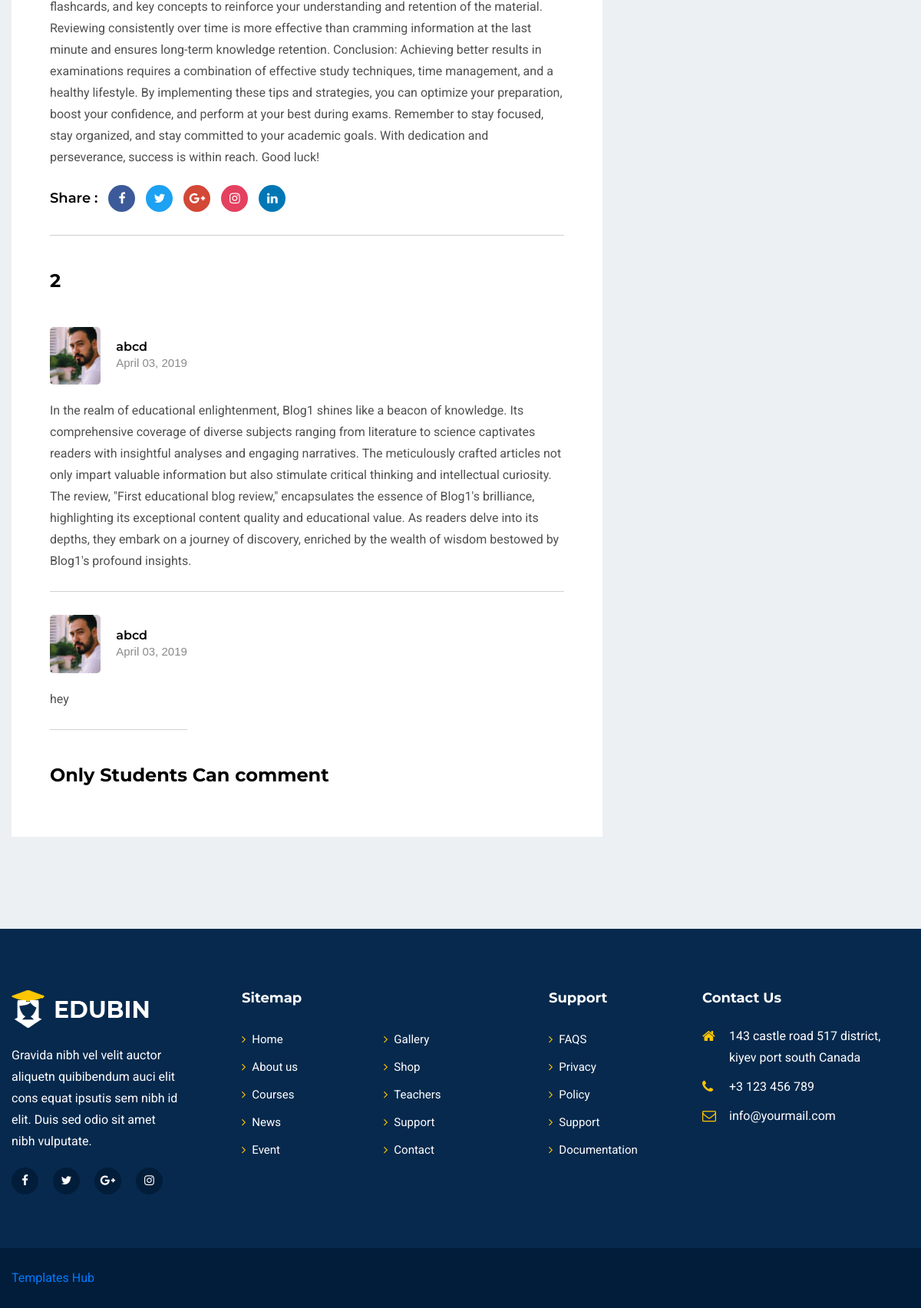
Page /mentor/blogs-single/1 (lower part) on the earlier database version.
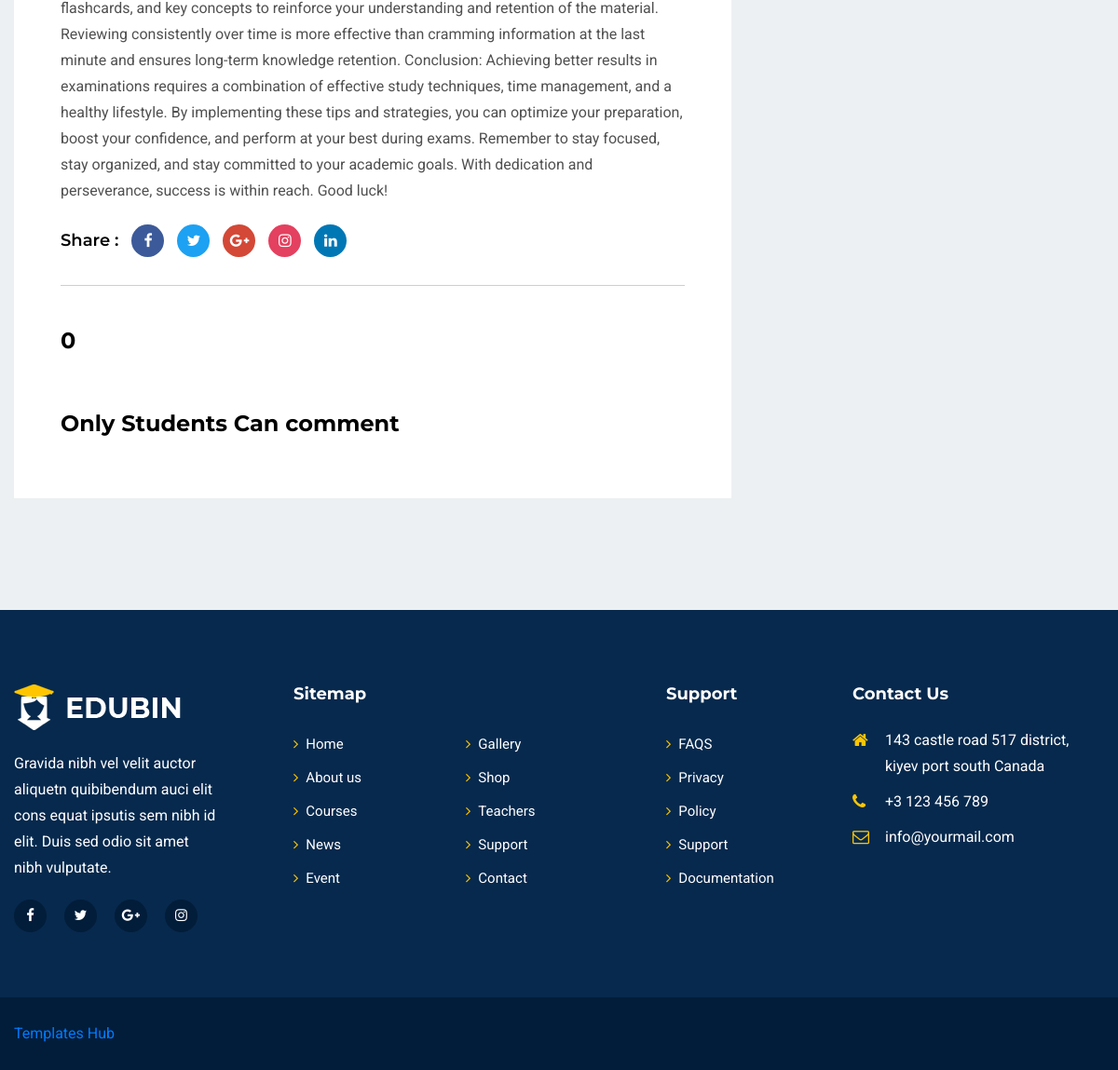
Same page on the later database version.
### mentor/models.py (models this page shows)
class BlogReview(models.Model):
    student = models.ForeignKey(Student,on_delete=models.CASCADE, related_name='blog_review_student')
    comment = models.TextField(max_length=800,null=False,blank=False)
    blog = models.ForeignKey(Blog,on_delete=models.CASCADE,related_name='review_blog_content',null=True)
    created_at = models.DateTimeField(auto_now_add=True,null=True)

class Student(models.Model):
    student = models.ForeignKey(User,on_delete=models.CASCADE,related_name='student')
    image = models.ImageField(upload_to='student_images', null=True, blank=True)
    created_at = models.DateTimeField(auto_now_add=True,null=True)

### mentor/views.py (the view)
# urls.py: path('blogs-single/<int:id>', views.blogs_single, name="blogs-single"),
def blogs_single(request,id):
    blog = models.Blog.objects.get(id=id)
    blog_review = models.BlogReview.objects.filter(blog=blog)
    category = models.Category.objects.all()[:10]
    if request.user.is_authenticated and models.Student.objects.filter(student=request.user).exists():
        userId = request.user
        student = models.Student.objects.get(student=userId)
        studentId = student.id
        studentImage = json.dumps(student.image.url)
        username = json.dumps(student.student.username)
        context={
            'blog':blog,
            'blog_review':blog_review,
            'student': True,
            'studentId':studentId,
            'studentImage':studentImage,
            'username':username,
            'category':category
        }
    else:
        context = {
            'blog':blog,
            'blog_review':blog_review,
            'student': False,
            'category':category
        }
    return render(request,'mentor/blog-single.html',context=context)

### mentor/templates/mentor/blog-single.html (shortened to what this page needs)
{% extends 'mentor/base.html' %}
{% load static %}
  {% block content %}
    <section id="blog-singel" class="pt-90 pb-120 gray-bg">
      <div class="container">
        <div class="row">
          <div class="col-lg-8">
            <div class="blog-details mt-30">
              <div class="cont">
                <p>{{blog.content}}</p>
                <ul class="share">
                  <li class="title">Share :</li>
                  <li>
                    <a href="#"><i class="fa fa-facebook-f"></i></a>
                  </li>
                  <li>
                    <a href="#"><i class="fa fa-twitter"></i></a>
                  </li>
                  <li>
                    <a href="#"><i class="fa fa-google-plus"></i></a>
                  </li>
                  <li>
                    <a href="#"><i class="fa fa-instagram"></i></a>
                  </li>
                  <li>
                    <a href="#"><i class="fa fa-linkedin"></i></a>
                  </li>
                </ul>
                <div class="blog-comment pt-45">
                  <div class="title pb-15">
                    <h3>{{blog_review.count}}</h3>
                  </div>
                  <ul id="review">
                      {% for review in blog_review %}
                        <li>
                          <div class="comment">
                            <div class="comment-author">
                              <div class="author-thum">
                                <img src="{{ review.student.image.url }}" style="height: 2cm; width: auto;" alt="Reviews" />
                              </div>
                              <div class="comment-name">
                                <h6>{{ review.student.student.username }}</h6>
                                <span>April 03, 2019</span>
                              </div>
                            </div>
                            <div class="comment-description pt-20">
                              <p>{{ review.comment }}</p>
                            </div>
                          </div>
                        </li>
                      {% endfor %}
                  </ul>
                    {% if student %}
                      <div class="title pt-45 pb-25">
                        <h3>Leave a comment</h3>
                      </div>
                      <div class="comment-form">
                        <form action="#">
                          <div class="row">
                            <div class="col-md-12">
                              <div class="form-singel">
                                <textarea
                                  placeholder="Comment"
                                  id="message"
                                ></textarea>
                              </div>
                            </div>
                            <div class="col-md-12">
                              <div class="form-singel">
                                <button class="main-btn" id="review-submit">
                                  Submit
                                </button>
                              </div>
                            </div>
                          </div>
                        </form>
                      </div>
                    {% else %}
                      <div class="title pt-45 pb-25">
                        <h3>Only Students Can comment</h3>
                      </div>
                    {% endif %}
                </div>
              </div>
            </div>
          </div>
          <div class="col-lg-4">
          </div>
        </div>
      </div>
    </section>
    {% endblock %}

### mentor/templates/mentor/base.html (shortened to what this page needs)
{% load static %}
<!doctype html>
<html lang="en">
    <head>
      <link rel="stylesheet" href="{% static 'css/slick.css' %}" />
      <link rel="stylesheet" href="{% static 'css/animate.css' %}" />
      <link rel="stylesheet" href="{% static 'css/nice-select.css' %}" />
      <link
        rel="stylesheet"
        href="{% static 'css/jquery.nice-number.min.css' %}"
      />
      <link rel="stylesheet" href="{% static 'css/magnific-popup.css' %}" />
      <link href="https://cdn.jsdelivr.net/npm/tailwindcss@2.2.19/dist/tailwind.min.css" rel="stylesheet">
      <link rel="stylesheet" href="{% static 'css/bootstrap.min.css' %}" />
      <link rel="stylesheet" href="{% static 'css/font-awesome.min.css' %}" />
      <link rel="stylesheet" href="{% static 'css/default.css' %}" />
      <link rel="stylesheet" href="{% static 'css/style.css' %}" />
      <link rel="stylesheet" href="{% static 'css/responsive.css' %}" />
    </head>
    <body hx-headers='{"X-CSRFToken": "{{ csrf_token }}"}'>
    {% block content %}
    {% endblock %}
    <footer id="footer-part">
        <div class="footer-top pt-40 pb-70">
          <div class="container">
            <div class="row">
              <div class="col-lg-3 col-md-6">
                <div class="footer-about mt-40">
                  <div class="logo">
                    <a href="#"
                      ><img src="{% static 'images/logo-2.png' %}" alt="Logo"
                    /></a>
                  </div>
                  <p>
                    Gravida nibh vel velit auctor aliquetn quibibendum auci elit
                    cons equat ipsutis sem nibh id elit. Duis sed odio sit amet
                    nibh vulputate.
                  </p>
                  <ul class="mt-20">
                    <li>
                      <a href="#"><i class="fa fa-facebook-f"></i></a>
                    </li>
                    <li>
                      <a href="#"><i class="fa fa-twitter"></i></a>
                    </li>
                    <li>
                      <a href="#"><i class="fa fa-google-plus"></i></a>
                    </li>
                    <li>
                      <a href="#"><i class="fa fa-instagram"></i></a>
                    </li>
                  </ul>
                </div>
              </div>
              <div class="col-lg-4 col-md-6 col-sm-6">
                <div class="footer-link mt-40">
                  <div class="footer-title pb-25">
                    <h6>Sitemap</h6>
                  </div>
                  <ul>
                    <li>
                      <a href="{% static 'index-2.html"
                        ><i class="fa fa-angle-right"></i>Home</a
                      >
                    </li>
                    <li>
                      <a href="{% static 'about.html"
                        ><i class="fa fa-angle-right"></i>About us</a
                      >
                    </li>
                    <li>
                      <a href="{% static 'courses.html"
                        ><i class="fa fa-angle-right"></i>Courses</a
                      >
                    </li>
                    <li>
                      <a href="{% static 'blog.html"
                        ><i class="fa fa-angle-right"></i>News</a
                      >
                    </li>
                    <li>
                      <a href="{% static 'events.html"
                        ><i class="fa fa-angle-right"></i>Event</a
                      >
                    </li>
                  </ul>
                  <ul>
                    <li>
                      <a href="#"><i class="fa fa-angle-right"></i>Gallery</a>
                    </li>
                    <li>
                      <a href="{% static 'shop.html"
                        ><i class="fa fa-angle-right"></i>Shop</a
                      >
                    </li>
                    <li>
                      <a href="{% static 'teachers.html"
                        ><i class="fa fa-angle-right"></i>Teachers</a
                      >
                    </li>
                    <li>
                      <a href="#"><i class="fa fa-angle-right"></i>Support</a>
                    </li>
                    <li>
                      <a href="{% static 'contact.html"
                        ><i class="fa fa-angle-right"></i>Contact</a
                      >
                    </li>
                  </ul>
                </div>
              </div>
              <div class="col-lg-2 col-md-6 col-sm-6">
                <div class="footer-link support mt-40">
                  <div class="footer-title pb-25">
                    <h6>Support</h6>
                  </div>
                  <ul>
                    <li>
                      <a href="#"><i class="fa fa-angle-right"></i>FAQS</a>
                    </li>
                    <li>
                      <a href="#"><i class="fa fa-angle-right"></i>Privacy</a>
                    </li>
                    <li>
                      <a href="#"><i class="fa fa-angle-right"></i>Policy</a>
                    </li>
                    <li>
                      <a href="#"><i class="fa fa-angle-right"></i>Support</a>
                    </li>
                    <li>
                      <a href="#"
                        ><i class="fa fa-angle-right"></i>Documentation</a
                      >
                    </li>
                  </ul>
                </div>
              </div>
              <div class="col-lg-3 col-md-6">
                <div class="footer-address mt-40">
                  <div class="footer-title pb-25">
                    <h6>Contact Us</h6>
                  </div>
                  <ul>
                    <li>
                      <div class="icon">
                        <i class="fa fa-home"></i>
                      </div>
                      <div class="cont">
                        <p>
                          143 castle road 517 district, kiyev port south Canada
                        </p>
                      </div>
                    </li>
                    <li>
                      <div class="icon">
                        <i class="fa fa-phone"></i>
                      </div>
                      <div class="cont">
                        <p>+3 123 456 789</p>
                      </div>
                    </li>
                    <li>
                      <div class="icon">
                        <i class="fa fa-envelope-o"></i>
                      </div>
                      <div class="cont">
                        <p>info@yourmail.com</p>
                      </div>
                    </li>
                  </ul>
                </div>
              </div>
            </div>
          </div>
        </div>
        <div class="footer-copyright pt-10 pb-25">
          <div class="container">
            <div class="row">
              <div class="col-md-8">
                <div class="copyright text-md-left text-center pt-15">
                  <p>
                    <a
                      target="_blank"
                      href="{% static 'https://www.templateshub.net"
                      >Templates Hub</a
                    >
                  </p>
                </div>
              </div>
              <div class="col-md-4">
                <div class="copyright text-md-right text-center pt-15"></div>
              </div>
            </div>
          </div>
        </div>
      </footer>
</body>

Differences in the rows shown:
removed BlogReview: student.image (picture), student.student.username "abcd", comment "In the realm of educational enlightenment, Blog1 shines like a beacon of knowledge. Its comprehensive coverage of diverse subjects ranging from literature to science captivates readers with insightful analyses and engaging narratives. The meticulously crafted articles not only impart valuable information but also stimulate critical thinking and intellectual curiosity. The review, \"First educational blog review,\" encapsulates the essence of Blog1's brilliance, highlighting its exceptional content quality and educational value. As readers delve into its depths, they embark on a journey of discovery, enriched by the wealth of wisdom bestowed by Blog1's profound insights."
removed BlogReview: student.image (picture), student.student.username "abcd", comment "hey"
Other differences:
{{ blog_review.count }}: "2" → "0"
